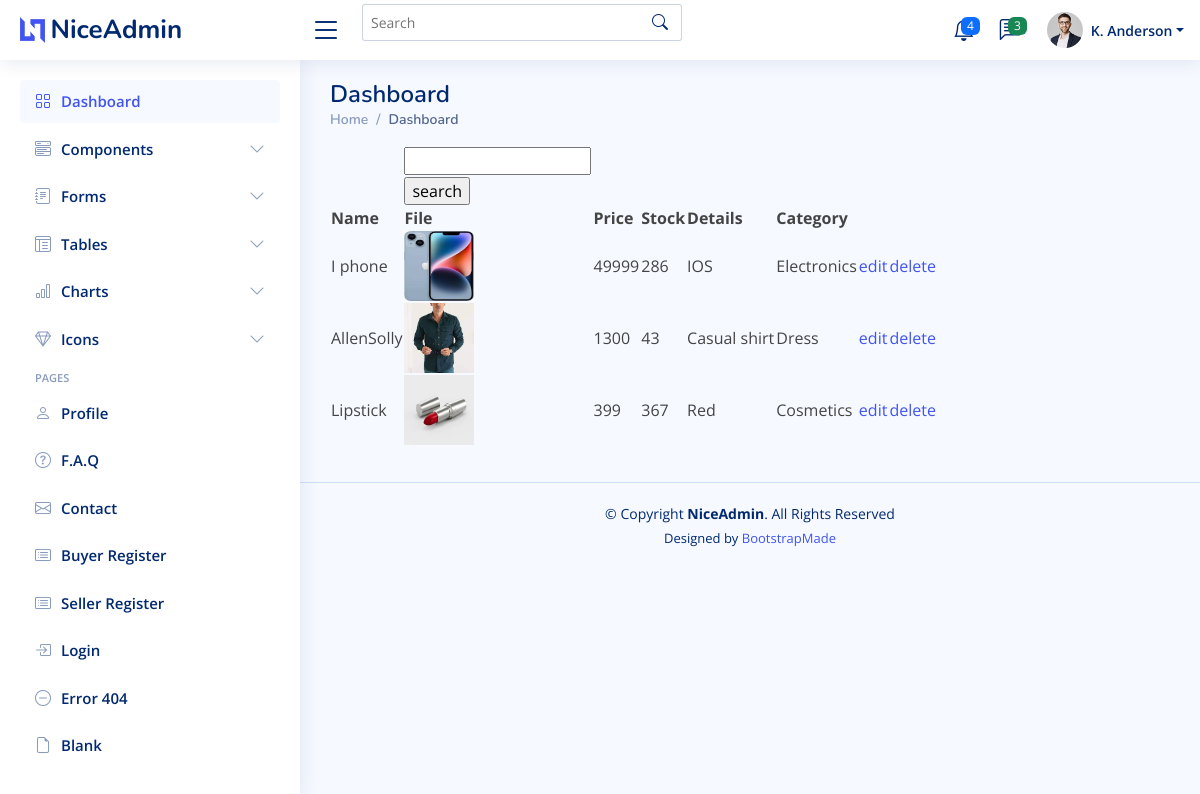
Screenshot of /productview/ (signed in) with the database file from the repository.
### seller/models.py (models this page shows)
class Product_tb(models.Model):
    Name=models.CharField(max_length=20)
    File=models.FileField()
    Price=models.CharField(max_length=20)
    Stock=models.IntegerField()
    Details=models.CharField(max_length=20)
    Sellerid=models.ForeignKey(sellerregister_tb,on_delete=models.CASCADE)
    Categoryid=models.ForeignKey("siteadmin.category_tb",on_delete=models.CASCADE)

### siteadmin/models.py (models this page shows)
class category_tb(models.Model):
    categoryname=models.CharField(max_length=20)

### seller/views.py (the view)
# urls.py: path('productview/',sellerview.productview,name="productview"),
def productview(request):
    id=request.session["sellerid"]
    product=Product_tb.objects.filter(Sellerid=id)
    return render(request,'productview.html',{'pr':product})

### templates/productview.html (shortened to what this page needs)
{% extends 'Newbase.html' %}
{% block content%}
<html>
    <body>
        <form method="post" action="{% url 'searchAction' %}">
        <table>
            <tr>
                <th></th>
                <td><input type="text" name="name"></td>
            </tr>
            <tr>
                <th></th>
                <td><input type="submit" value="search"></td>
            </tr>
            <tr>
                <th>Name</th>
                <th>File</th>
                <th>Price</th>
                <th>Stock</th>
                <th>Details</th>
                <th>Category</th>
            </tr>
            {% for v in pr %}
            <tr>
                <td>{{v.Name}}</td>
                <td><img src="{{v.File.url}}" height="70px" width="70px" alt="nopic"></td>
                <td>{{v.Price}}</td>
                <td>{{v.Stock}}</td>
                <td>{{v.Details}}</td>
                <td>{{v.Categoryid.categoryname}}</td>
                <td><a href="{% url 'edit' v.id %}">edit</a></td>
                <td><a href="{% url 'delete' v.id %}">delete</a></td>
            </tr>
            {% endfor %}
        </table>
        </form>
    </body>
</html>
{% endblock %}

### static/NiceAdmin/assets/css/style.css (style rules this page uses)
:root { scroll-behavior: smooth; }
body { font-family: "Open Sans", sans-serif; background: #f6f9ff; color: #444444; }

### rows the page displays
Product_tb: Name "I phone", File (picture), Price "49999", Stock "286", Details "IOS", Categoryid.categoryname "Electronics"
Product_tb: Name "AllenSolly", File (picture), Price "1300", Stock "43", Details "Casual shirt", Categoryid.categoryname "Dress"
Product_tb: Name "Lipstick", File (picture), Price "399", Stock "367", Details "Red", Categoryid.categoryname "Cosmetics"
